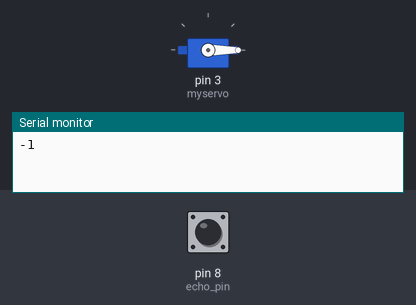
Bench run of a sketch on a simulated Arduino Uno, built with avr-gcc and run on an emulated ATmega328P. Shown: servo, the last lines printed to the serial monitor. Inputs (shaded band) come from the test bench; at power-on: pin 8 (echo_pin) LOW.

Above: at 1.2 s.
1.3 s: pin 8 (echo_pin) pulsed HIGH 2 times (0.12 s each, 0.3 s apart)
At 2.1 s:
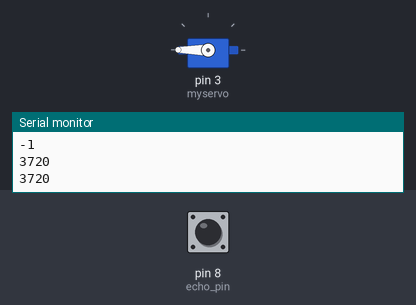
Timing chart, 0 to 4.3 s (numbered marks = the images above; inputs shaded):
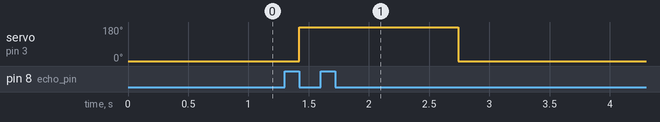

Measured:
- after the input at 1.3 s, servo on pin 3 (myservo): 0° → 180° after 0.12 s, → 0° 1.3 s later

The sketch:

Controlling_Servo_with_ultrasonic_sensor_Sketch.ino
```cpp
#include <Servo.h>

const int trig_pin = 9; //Trigger conencted to pin 9
const int echo_pin = 8; //Echo connected to pin 8
float timing = 0.0; //Float to store "timing" variable
float distance = 0.0; //Float to store "distance" variable
int pos = 0; //Position of servo
Servo myservo; //Create a servo object

void setup()
{
   pinMode(echo_pin, INPUT); //Echo as input
   pinMode(trig_pin, OUTPUT); //Trigger as output
   myservo.attach(3); //Sevo on pin 3
   myservo.write(0); //Set it to "0" degrees
   Serial.begin(9600); //Start the serial monitor
}

void loop()
{
  triggerSound();
  /*pulse in measures the state of how long a pin is in a certain state.
  //Arguments are pulseIn (pin number/name, the state to measure it in);
  //This is measuring how long the echo_pin is high
  //and writes it to the "timing" variable*/

  timing = pulseIn(echo_pin, HIGH); //Timing variable is equal to how long the "echo" pulse is
  distance = (((timing / 29) / 2) - 1); //Calculate distance from that time
  pos = map(distance, 0, 100, 0, 180); //Scale the value from 1 meter from sensor to 0-180 degrees angle for servo
  myservo.write (pos); //Write it to the servo motor
  Serial.println(pos); //and the serial monitor for viewing
  delay (10); //Wait a bit in between to avoid overloading motor
}

void triggerSound() {

//The trigger sequence
  digitalWrite (trig_pin, LOW); //The ultrasonic distance sensor requires the trigger pin to go high
  delay (2);
  digitalWrite (trig_pin, HIGH); //for 2 ms and then low for 10 ms which triggers the device reliably.
  delay (10);
  digitalWrite (trig_pin, LOW);
}
```
